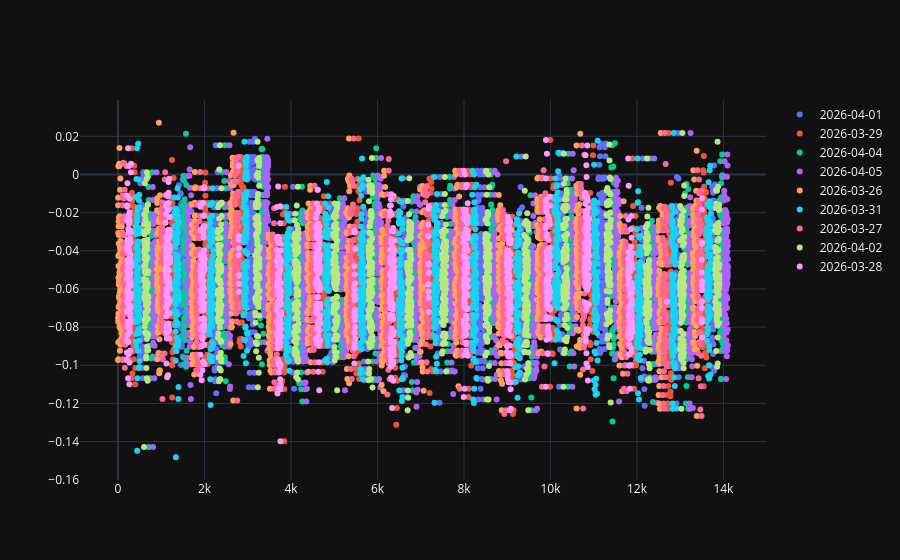

The cell this chart's notebook holds for it:
### Code cell
fig=go.Figure()
for time in df['date'].value_counts().index:
    fig.add_trace(go.Scatter(x=df[df['date']==time].index,y=df[df['date']==time]['sentiment_score'],mode='markers',name=str(time).rstrip('00:00:00')))
fig.show()

### Figure 1 — Plotly figure (JSON) as saved in the notebook; plotly's stock layout.template omitted (floating-point values rounded to 4 significant figures; data arrays with more than 128 entries replaced by an {"elided": "..."} marker saying what was removed)
{"data": [{"mode": "markers", "name": "2026-04-01", "x": {"elided": "1884 int values"}, "y": {"elided": "1884 float values"}, "type": "scatter"}, {"mode": "markers", "name": "2026-03-29", "x": {"elided": "1599 int values"}, "y": {"elided": "1599 float values"}, "type": "scatter"}, {"mode": "markers", "name": "2026-04-04", "x": {"elided": "1599 int values"}, "y": {"elided": "1599 float values"}, "type": "scatter"}, {"mode": "markers", "name": "2026-04-05", "x": {"elided": "1599 int values"}, "y": {"elided": "1599 float values"}, "type": "scatter"}, {"mode": "markers", "name": "2026-03-26", "x": {"elided": "1592 int values"}, "y": {"elided": "1592 float values"}, "type": "scatter"}, {"mode": "markers", "name": "2026-03-31", "x": {"elided": "1592 int values"}, "y": {"elided": "1592 float values"}, "type": "scatter"}, {"mode": "markers", "name": "2026-03-27", "x": {"elided": "1576 int values"}, "y": {"elided": "1576 float values"}, "type": "scatter"}, {"mode": "markers", "name": "2026-04-02", "x": {"elided": "1491 int values"}, "y": {"elided": "1491 float values"}, "type": "scatter"}, {"mode": "markers", "name": "2026-03-28", "x": {"elided": "1174 int values"}, "y": {"elided": "1174 float values"}, "type": "scatter"}], "layout": {}}
